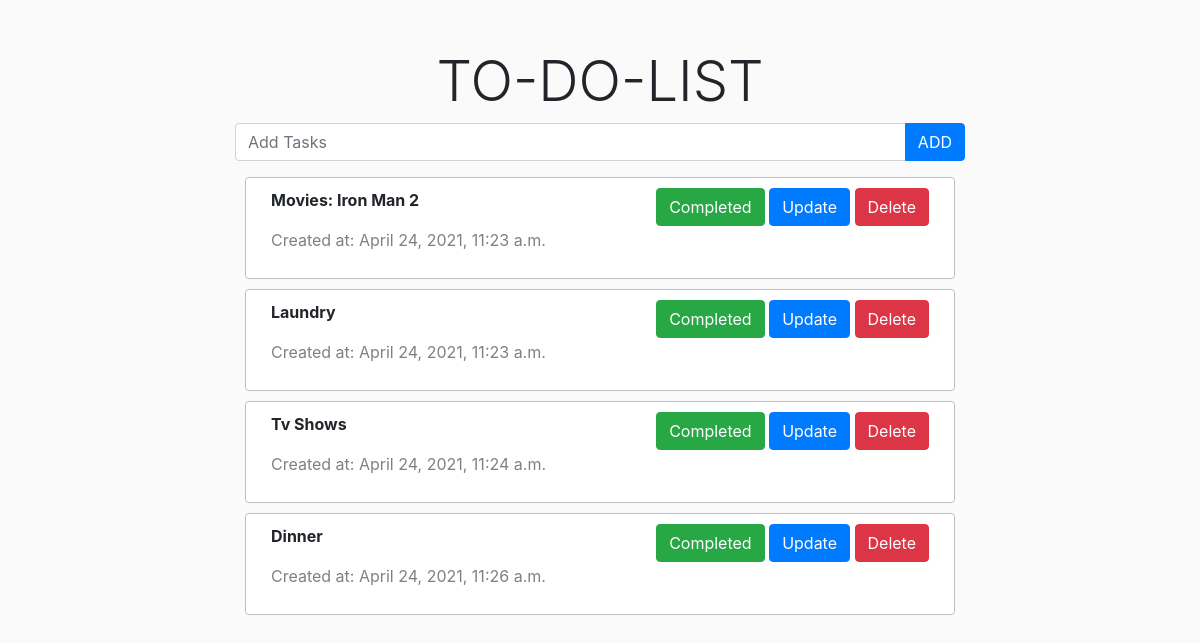
/ToDoList/, run on the app's committed database.
### ToDoList/models.py (models this page shows, shortened)
class TodoListDB(models.Model):
    task_item_db = models.CharField(max_length=200)
    completed = models.BooleanField(default=False)
    created_at = models.DateTimeField(auto_now_add=True, blank=True)

### ToDoList/views.py (the view)
# urls.py: path('', views.todo_index, name="todo_index"),
def todo_index(request):
    form = TodoListForm()
    todo = TodoListDB.objects.all()
    context = {'todo_DB': todo, 'form': form}
    return render(request, 'TodoList/todo_index.html', context)

### ToDoList/forms.py
class TodoListForm(forms.ModelForm):
    class Meta:
        model = TodoListDB
        fields = '__all__'
        widgets = {
            'task_item_db': forms.TextInput(attrs={'class': 'form-control'}),
            'completed': forms.CheckboxInput(attrs={'class': 'form-control'}),
        }

### templates/TodoList/todo_index.html (shortened to what this page needs)
{% extends 'TodoList/base.html' %}
{% load static %}
{% block body %}
    <div class="row justify-content-md-center">
        <div class="col-lg-8">
            <h1 class="display-4 text-center">TO-DO-LIST</h1>
            <form action="{% url 'todo_add' %}" method="post">
                <div class="input-group mb-3">
                    <input type="text" class="form-control" placeholder="Add Tasks" name="task_item_db" maxlength="200"
                           required id="id_task_item_db">
                    <div class="input-group-append">
                        <button class="btn btn-primary" type="submit">ADD</button>
                    </div>
                </div>
            </form>
            {% for todo in todo_DB %}
                {% if todo.completed == True %}
                    <div class="row task" style="background-color: #eeeeee; color: gray;">
                        <div class="col-md-6 " style="text-decoration: line-through;">
                            <p class="font-weight-bold">{{ todo.task_item_db }}</p>
                            <p class="time">Created at: {{ todo.created_at }}</p>
                        </div>
                        <div class="col-md-6 text-right">
                            <a href="{% url 'todo_complete' todo.id %}"
                               class="btn btn-success invisible">Completed2</a>
                            <a href="{% url 'todo_update' todo.id %}" class="btn btn-primary">Update</a>
                            <a href="{% url 'todo_delete' todo.id %}" class="btn btn-danger">Delete</a>
                        </div>
                    </div>
                {% else %}
                    <div class="row task">
                        <div class="col-md-6 ">
                            <p class="font-weight-bold">{{ todo.task_item_db }}</p>
                            <p class="time">Created at: {{ todo.created_at }}</p>
                        </div>
                        <div class="col-md-6 text-right">
                            <a href="{% url 'todo_complete' todo.id %}" class="btn btn-success">Completed</a>
                            <a href="{% url 'todo_update' todo.id %}" class="btn btn-primary">Update</a>
                            <a href="{% url 'todo_delete' todo.id %}" class="btn btn-danger">Delete</a>
                        </div>
                    </div>
                {% endif %}
            {% endfor %}
        </div>
    </div>
{% endblock %}

### templates/TodoList/base.html (shortened to what this page needs)
{% load static %}
<!doctype html>
<html lang="en">
<head>
    <link rel="stylesheet" href="https://cdn.jsdelivr.net/npm/bootstrap@4.5.3/dist/css/bootstrap.min.css"
>
    <link rel="stylesheet" href="https://cdnjs.cloudflare.com/ajax/libs/font-awesome/5.15.1/css/all.min.css">
    <link rel="stylesheet" href="{% static 'css/todo.css' %}">
</head>
<body>
<div class="container justify-content-center mt-5">
    {% block body %}
    {% endblock %}
</div>
</body>
</html>

### static/css/todo.css (style rules this page uses)
body { background-color: #fafafa; justify-content: center; }
.time { size: .7rem; color: gray; }
.task { border: silver solid 1px; border-radius: 0.25rem; background-color: white; margin: 10px; padding: 10px; }

### data on the page
TodoListDB: task_item_db "Movies: Iron Man 2", created_at "April 24, 2021, 11:23 a.m."
TodoListDB: task_item_db "Laundry", created_at "April 24, 2021, 11:23 a.m."
TodoListDB: task_item_db "Tv Shows", created_at "April 24, 2021, 11:24 a.m."
TodoListDB: task_item_db "Dinner", created_at "April 24, 2021, 11:26 a.m."
